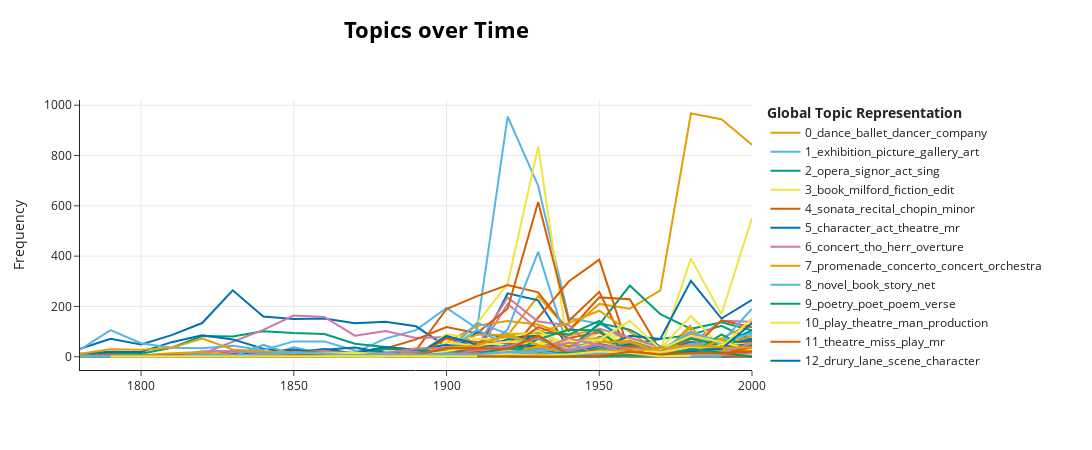

Notebook cell for this chart:
### Markdown cell above
### 2.5 Linking Topics to Temporal Information

To study how themes evolve over time, I link the topic assignments back to
temporal metadata.

By aggregating topic frequencies by year or decade, I can observe
long-term trends in thematic emphasis across historical periods.

### Code cell
# --- Temporal analysis ---
topics_over_time = topic_model.topics_over_time(
    docs=docs,
    timestamps=timestamps,
    global_tuning=True,
    nr_bins=None  
)

topic_model.visualize_topics_over_time(topics_over_time)
